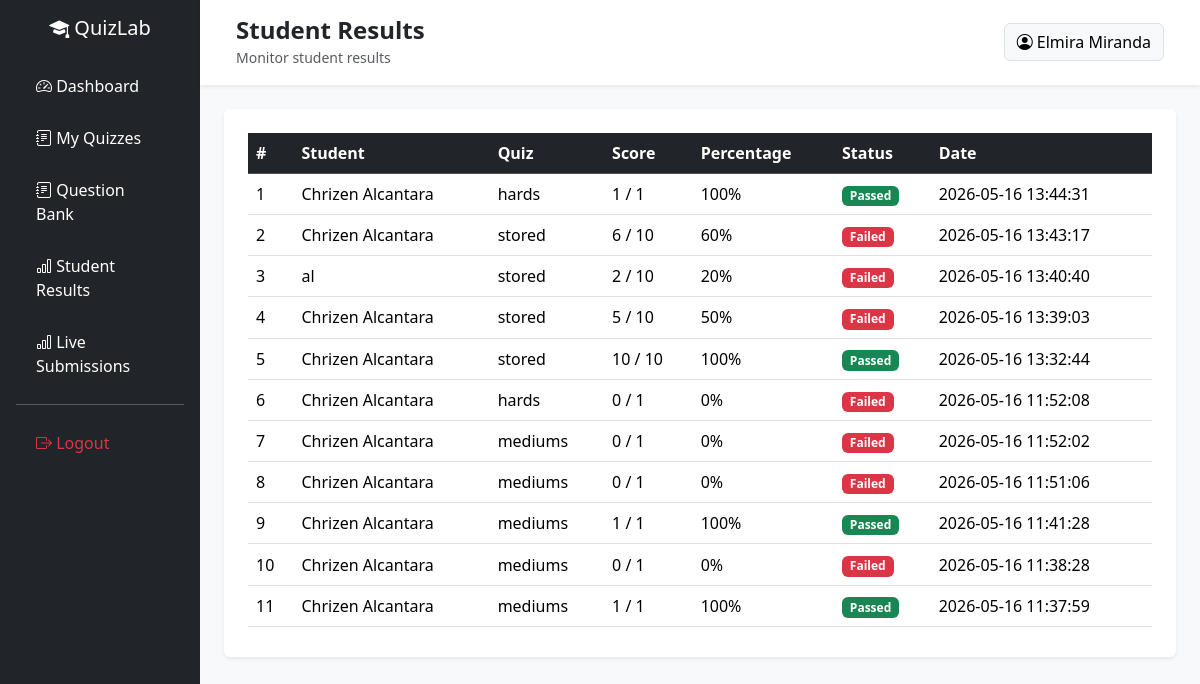
The app's page /frontend/teacher/student_results.php (signed in), older data.
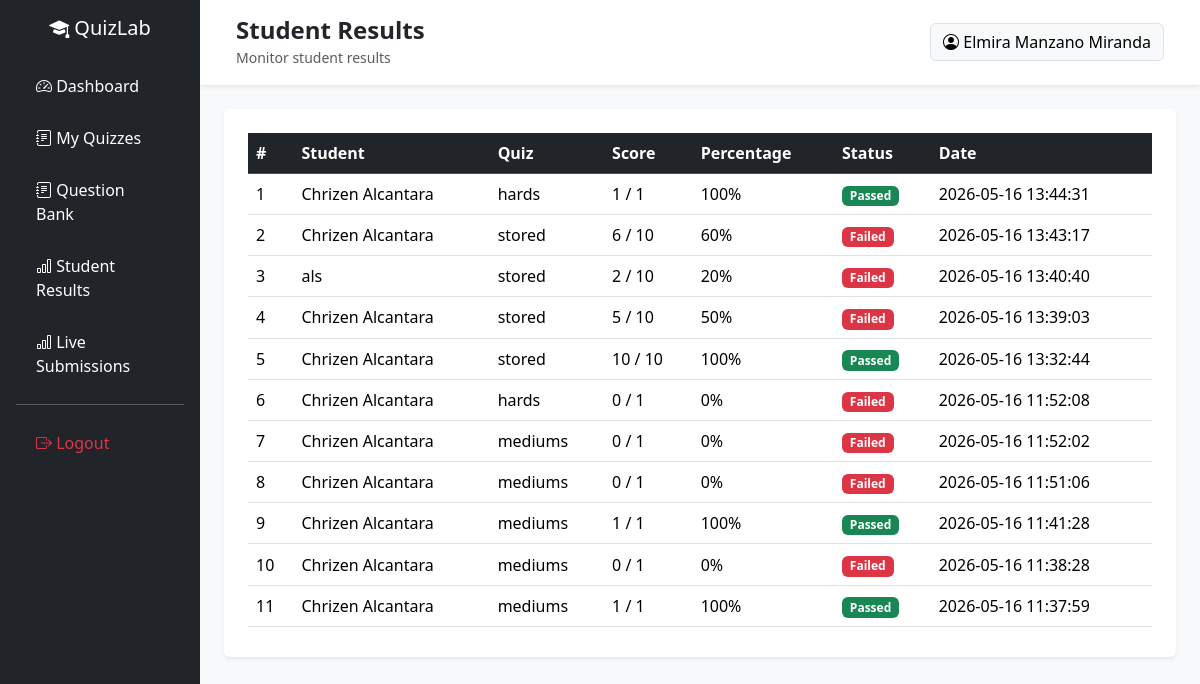
The same page, newer data.
### tables this page shows
CREATE TABLE `quiz_attempts` (
  `attempt_id` int(11) NOT NULL,
  `student_id` int(11) NOT NULL,
  `quiz_id` int(11) NOT NULL,
  `score` int(11) DEFAULT 0,
  `total_questions` int(11) DEFAULT 0,
  `status` enum('ongoing','submitted','timeout') NOT NULL DEFAULT 'ongoing',
  `submitted_at` timestamp NOT NULL DEFAULT current_timestamp()
);

CREATE TABLE `users` (
  `user_id` int(11) NOT NULL,
  `firstname` varchar(50) NOT NULL,
  `middlename` varchar(50) DEFAULT NULL,
  `lastname` varchar(50) NOT NULL,
  `email` varchar(100) NOT NULL,
  `password` varchar(255) NOT NULL,
  `role` enum('admin','teacher','student') NOT NULL,
  `profile_picture` varchar(255) DEFAULT NULL,
  `status` enum('active','inactive') DEFAULT 'active',
  `created_at` timestamp NOT NULL DEFAULT current_timestamp()
);

CREATE TABLE `quizzes` (
  `quiz_id` int(11) NOT NULL,
  `teacher_id` int(11) NOT NULL,
  `title` varchar(255) NOT NULL,
  `description` text DEFAULT NULL,
  `status` enum('draft','published') DEFAULT 'draft',
  `created_at` timestamp NOT NULL DEFAULT current_timestamp(),
  `quiz_type` enum('multiple_choice','identification','true_false','enumeration') NOT NULL DEFAULT 'multiple_choice',
  `difficulty` enum('easy','medium','hard') NOT NULL DEFAULT 'medium'
);

### frontend/teacher/student_results.php (the view, shortened to what this page needs)
<?php
require_once "../../backend/database.php";
$stmt = $pdo->prepare("
    SELECT
        qa.*,
        q.title,
        u.firstname,
        u.lastname,
        ROUND(
            (qa.score / qa.total_questions) * 100
        ) AS percentage
    FROM quiz_attempts qa
    JOIN quizzes q
        ON qa.quiz_id = q.quiz_id
    JOIN users u
        ON qa.student_id = u.user_id
    WHERE qa.status = 'submitted'
    ORDER BY qa.attempt_id DESC
");
$stmt->execute();
$results = $stmt->fetchAll(PDO::FETCH_ASSOC);
?>
<!DOCTYPE html>
<html lang="en">
<head>
    <link href="https://cdn.jsdelivr.net/npm/bootstrap@5.3.2/dist/css/bootstrap.min.css" rel="stylesheet">
    <link rel="stylesheet" href="https://cdn.jsdelivr.net/npm/bootstrap-icons@1.11.1/font/bootstrap-icons.css">
    <link rel="stylesheet" href="style.css">
</head>
<body class="bg-light">
    <div class="container-fluid">
        <div class="row">
            <div class="col-md-2 p-0">
                <?php include "nav.php"; ?>
            </div>
        <div class="col-md-10 p-0">
            <nav class="navbar navbar-expand-lg bg-white shadow-sm px-4 py-3">
                <div class="container-fluid">
                    <div>
                        <h4 class="mb-0 fw-bold">
                            Student Results
                        </h4>
                        <small class="text-muted">
                            Monitor student results
                        </small>
                    </div>
                    <a href="profile.php" class="btn btn-light border">
                        <i class="bi bi-person-circle"></i>
                        <?= htmlspecialchars($_SESSION['name']); ?>
                    </a>
                </div>
            </nav>
            <div class="p-4">
                <div class="card border-0 shadow-sm mb-4">
                    <div class="card-body p-4">
                        <div class="table-responsive" style="max-height: 500px; overflow-y: auto;">
                            <table class="table table-hover align-middle mb-0">
                                <thead class="table-dark">
                                    <tr>
                                        <th>#</th>
                                        <th>Student</th>
                                        <th>Quiz</th>
                                        <th>Score</th>
                                        <th>Percentage</th>
                                        <th>Status</th>
                                        <th>Date</th>
                                    </tr>
                                </thead>
                                <tbody>
                                    <?php foreach ($results as $index => $result): ?>
                                        <tr>
                                            <td>
                                                <?= $index + 1 ?>
                                            </td>
                                            <td>
                                                <?= htmlspecialchars($result['firstname']) ?>
                                                <?= htmlspecialchars($result['lastname']) ?>
                                            </td>
                                            <td>
                                                <?= htmlspecialchars($result['title']) ?>
                                            </td>
                                            <td>
                                                <?= $result['score'] ?> /
                                                <?= $result['total_questions'] ?>
                                            </td>
                                            <td>
                                                <?= $result['percentage'] ?>%
                                            </td>
                                            <td>
                                                <?php if ($result['percentage'] >= 75): ?>
                                                    <span class="badge bg-success">
                                                        Passed
                                                    </span>
                                                <?php else: ?>
                                                    <span class="badge bg-danger">
                                                        Failed
                                                    </span>
                                                <?php endif; ?>
                                            </td>
                                            <td>
                                                <?= $result['submitted_at'] ?>
                                            </td>
                                        </tr>
                                    <?php endforeach; ?>
                                </tbody>
                            </table>
                        </div>
                    </div>
                </div>
            </div>
        </div>
    </div>
</body>
</html>

Row changes from the older to the newer data that the page shows:
changed through a linked row, quiz_attempts: student.firstname "al" → "als"
Text that changed along with them:
$_SESSION['name']: "Elmira Miranda" → "Elmira Manzano Miranda"
